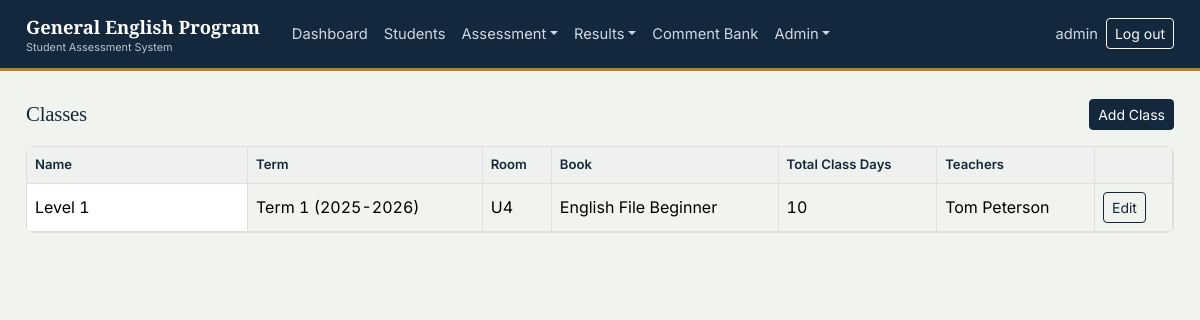
Before: /classes/ (signed in) with the older database file.
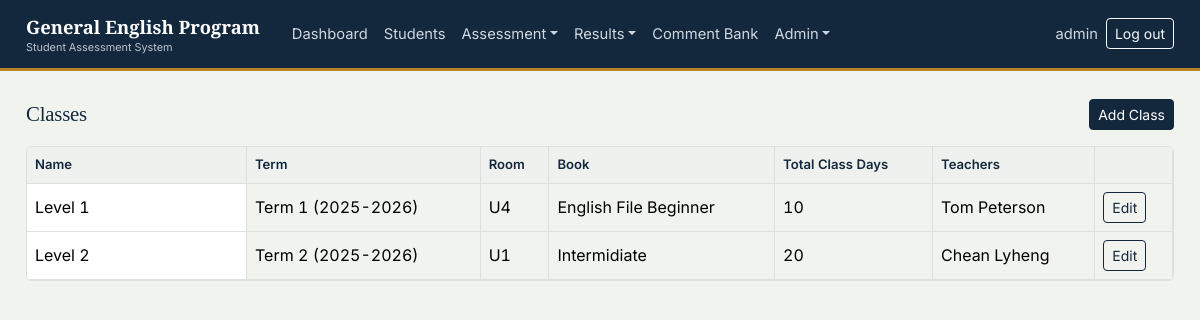
After: the same page with the newer database file.
### gep/models.py (models this page shows, shortened)
class ClassGroup(models.Model):
    name = models.CharField(max_length=100)  # "Level 1"
    room = models.CharField(max_length=50, blank=True)
    term = models.ForeignKey(Term, related_name='classes', on_delete=models.CASCADE)
    book = models.CharField(max_length=150, blank=True)
    subject = models.CharField(max_length=100, default='GEP')
    total_class_days = models.PositiveIntegerField(default=20)
    class Meta:
        ordering = ['term', 'name']

class Term(models.Model):
    academic_year = models.ForeignKey(AcademicYear, related_name='terms', on_delete=models.CASCADE)
    name = models.CharField(max_length=50)  # "Term 1" / "Term 2"
    order = models.PositiveSmallIntegerField(default=1)
    class Meta:
        ordering = ['academic_year', 'order']
        unique_together = ('academic_year', 'name')

class AcademicYear(models.Model):
    name = models.CharField(max_length=20, unique=True)
    class Meta:
        ordering = ['-name']

class Teacher(models.Model):
    SEX_CHOICES = [('M', 'Male'), ('F', 'Female')]
    STATUS_CHOICES = [('Active', 'Active'), ('Inactive', 'Inactive')]
    user = models.OneToOneField(settings.AUTH_USER_MODEL, on_delete=models.CASCADE, related_name='teacher')
    teacher_id = models.CharField(max_length=10, unique=True, editable=False, blank=True)
    english_name = models.CharField(max_length=150)
    khmer_name = models.CharField(max_length=150, blank=True)
    sex = models.CharField(max_length=1, choices=SEX_CHOICES)
    email = models.EmailField(blank=True)
    phone = models.CharField(max_length=30, blank=True)
    subject = models.CharField(max_length=100, blank=True)
    status = models.CharField(max_length=10, choices=STATUS_CHOICES, default='Active')
    classes = models.ManyToManyField(ClassGroup, through='TeacherAssignment', related_name='teachers', blank=True)
    class Meta:
        ordering = ['teacher_id']

### gep/views.py (the view)
# urls.py: path('classes/', views.ClassGroupListView.as_view(), name='classgroup-list'),
class ClassGroupListView(AdminRequiredMixin, LoginRequiredMixin, ListView):
    model = ClassGroup
    template_name = 'gep/classes_list.html'
    context_object_name = 'classes'
    def get_queryset(self):
        return ClassGroup.objects.select_related('term', 'term__academic_year')
    def get_context_data(self, **kwargs):
        ctx = super().get_context_data(**kwargs)
        ctx['base_template'] = base_template(self.request)
        return ctx

### gep/mixins.py (called while the page is built)
    def test_func(self):
        return self.request.user.is_superuser

### gep/views.py (called while the page is built)
def base_template(request):
    return 'gep/_partial_base.html' if getattr(request, 'htmx', False) else 'gep/base.html'

### gep/templates/gep/classes_list.html
{% extends base_template %}
{% block content %}
<div class="d-flex justify-content-between align-items-center mb-3">
  <h2 class="font-serif mb-0" style="font-size:1.3rem;">Classes</h2>
  <a href="{% url 'classgroup-create' %}" class="btn btn-primary btn-sm">Add Class</a>
</div>
<div class="grid-wrap">
<table class="table gradebook mb-0">
  <thead><tr><th class="name-col">Name</th><th>Term</th><th>Room</th><th>Book</th><th>Total Class Days</th><th>Teachers</th><th></th></tr></thead>
  <tbody>
    {% for c in classes %}
    <tr>
      <td class="name-col">{{ c.name }}</td>
      <td>{{ c.term.name }} ({{ c.term.academic_year.name }})</td>
      <td>{{ c.room }}</td>
      <td>{{ c.book }}</td>
      <td>{{ c.total_class_days }}</td>
      <td>{% for t in c.teachers.all %}{{ t.english_name }}{% if not forloop.last %}, {% endif %}{% empty %}<span class="text-slate">—</span>{% endfor %}</td>
      <td><a href="{% url 'classgroup-update' c.pk %}" class="btn btn-sm btn-outline-primary">Edit</a></td>
    </tr>
    {% empty %}
    <tr><td colspan="7" class="text-slate">No classes yet.</td></tr>
    {% endfor %}
  </tbody>
</table>
</div>
{% endblock %}

Changed rows visible on the page:
added ClassGroup: name "Level 2", term.name "Term 2", term.academic_year.name "2025-2026", room "U1", book "Intermidiate", total_class_days "20"
now on this page (row unchanged): Teacher: english_name "Chean Lyheng", shown under "Level 2"
